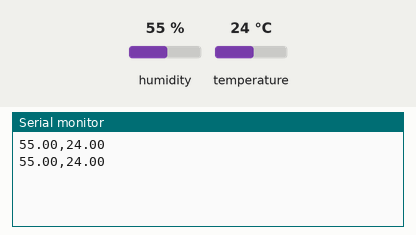
Simulated run of this sketch. Board: Arduino Uno, built with avr-gcc and run on an emulated ATmega328P. Shown: the last lines printed to the serial monitor. The test bench sets the inputs (shaded band); at power-on: humidity 55 %, temperature 24 °C.

Above: at 5.8 s.
5.9 s: humidity set to 22 %
At 11.0 s:
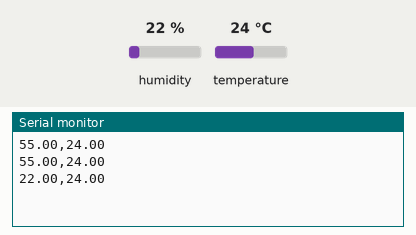
11.9 s: temperature set to 12 °C
At 16.2 s:
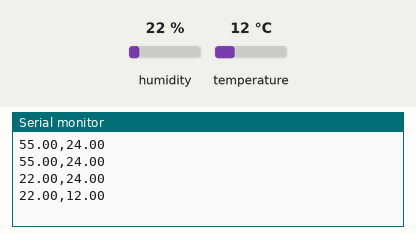
17.9 s: humidity set to 40 %
At 21.4 s:
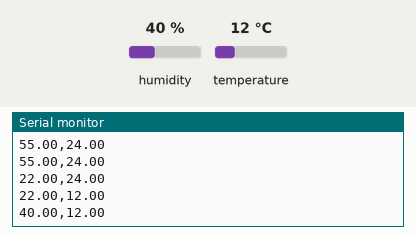
Timing chart, 0 to 22.9 s (numbered marks = the images above; inputs shaded):
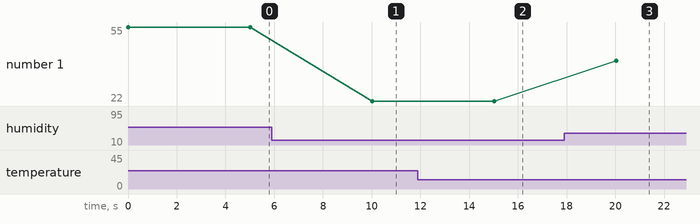

The sketch:

2.1P.ino
```cpp
#include <DHT.h>

#define DHTPIN 2  // digital pin number
#define DHTTYPE DHT22  // DHT type 11 or 22
DHT dht(DHTPIN, DHTTYPE);

// variables to store data.
float hum, temp;

void setup() {
  // Set baud rate for serial communication
  Serial.begin(9600);

  // initialise DHT libarary
  dht.begin();
}

void loop() {
  // read data
  hum = dht.readHumidity();
  temp = dht.readTemperature();
  // Print data to serial port - a compact way
  Serial.println(String(hum) + "," + String(temp));
  delay(5000);
}
```

Measured:
- after the input at 5.9 s, the serial monitor: prints a new line after 4.1 s (image 1)
- after the input at 11.9 s, the serial monitor: prints a new line after 3.1 s (image 2)
- after the input at 17.9 s, the serial monitor: prints a new line after 2.1 s (image 3)
- plotted number 1: 55 → 22 after the input at 5.9 s, 22 → 40 after the input at 17.9 s
